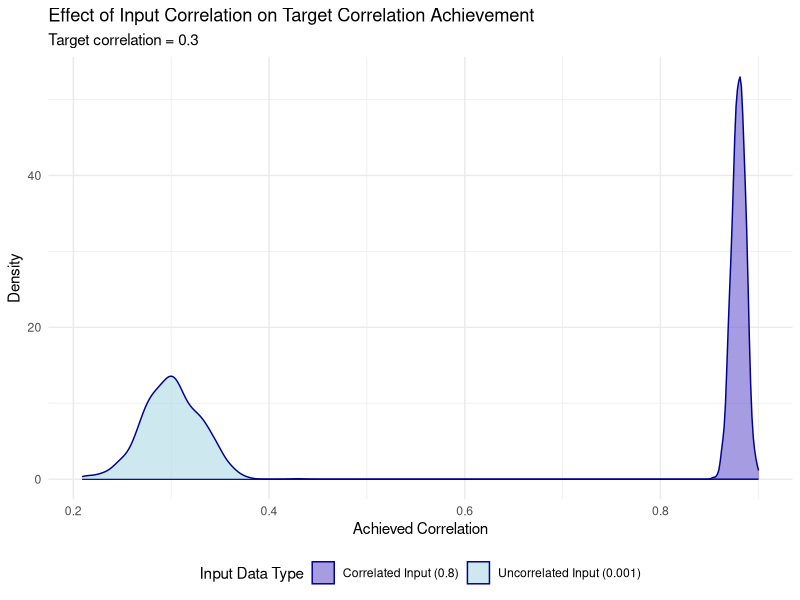

Here is the R script that generated this plot:
## ---- chunk 1
#| label: setup

# Load required packages
library(ggplot2)
library(dplyr)

# 1. Define your target correlation matrix
cor_mat <- matrix(c(1, 0.3, 
                   0.3, 1), nrow = 2, byrow = TRUE)

# 2. Apply Cholesky decomposition
chol_mat <- chol(cor_mat)

# 3. Generate uncorrelated random numbers
old_random <- matrix(rnorm(2000), ncol = 2)

# 4. Transform to create correlation
new_random <- old_random %*% chol_mat

# Verify the correlation
cor(new_random)
## ---- chunk 2
#| label: correlation-comparison

# What happens with already correlated input?
simulate_correlation <- function(input_correlation, target = 0.3) {
  results <- replicate(1000, {
    # Create input with specified correlation
    x <- rnorm(1000)
    y <- input_correlation * x + rnorm(1000, sd = sqrt(1 - input_correlation^2))
    
    # Apply our method
    old_random <- cbind(x, y)
    chol_mat <- chol(matrix(c(1, target, target, 1), ncol = 2))
    new_random <- old_random %*% chol_mat
    
    # Return resulting correlation
    cor(new_random)[1,2]
  })
  return(results)
}

# Compare results with different input correlations
correlated_results <- simulate_correlation(0.8, target = 0.3)
uncorrelated_results <- simulate_correlation(0.001, target = 0.3)

# Create data frame for ggplot2
plot_data <- data.frame(
  correlation = c(correlated_results, uncorrelated_results),
  input_type = factor(rep(c("Correlated Input (0.8)", "Uncorrelated Input (0.001)"), 
                         each = length(correlated_results)))
)

# Create density plot with ggplot2
ggplot(plot_data, aes(x = correlation, fill = input_type, color = input_type)) +
  geom_density(alpha = 0.6) +
  labs(title = "Effect of Input Correlation on Target Correlation Achievement",
       subtitle = "Target correlation = 0.3",
       x = "Achieved Correlation",
       y = "Density",
       fill = "Input Data Type",
       color = "Input Data Type") +
  theme_minimal() +
  theme(legend.position = "bottom") +
  scale_fill_manual(values = c("slateblue", "lightblue")) +
  scale_color_manual(values = c("darkblue", "darkblue"))
## ---- chunk 3
#| label: distribution-comparison

# Different distributions cause problems
set.seed(123)
x1 <- rchisq(1000, df = 3)  # Chi-squared (skewed)
y1 <- rnorm(1000)           # Normal (symmetric)
old_mixed <- cbind(x1, y1)

# Same distribution works better
x2 <- rchisq(1000, df = 3)
y2 <- rchisq(1000, df = 3)
old_same <- cbind(x2, y2)

# Apply the same transformation to both
chol_mat <- chol(matrix(c(1, 0.7, 0.7, 1), ncol = 2))
new_mixed <- old_mixed %*% chol_mat
new_same <- old_same %*% chol_mat

# Compare results
cat("Target correlation: 0.7\n")
cat("Mixed distributions result:", round(cor(new_mixed)[1,2], 3), "\n")
cat("Same distribution result:", round(cor(new_same)[1,2], 3))
## ---- chunk 4
#| label: property-changes

# Original positive-only distribution
x <- rchisq(1000, df = 3)  # Always positive
y <- rchisq(1000, df = 3)  # Always positive
old_random <- cbind(x, y)

# Apply negative correlation
chol_mat <- chol(matrix(c(1, -0.7, -0.7, 1), ncol = 2))
new_random <- old_random %*% chol_mat

# Check what happened
cat("Original data range:", round(range(old_random), 2), "\n")
cat("Transformed data range:", round(range(new_random), 2), "\n")
cat("Negative values in result:", sum(new_random < 0), "out of", length(new_random))
## ---- chunk 5
#| label: mvtnorm

# Load the package
library(mvtnorm)

# Define means and covariance matrix
means <- c(10, 20)  # Mean for each variable
sigma <- matrix(c(4, 2,   # Covariance matrix
                  2, 3), ncol = 2)

# See the implied correlation
cov2cor(sigma)

# Generate correlated normal data in one step
x <- rmvnorm(n = 1000, mean = means, sigma = sigma)

# Verify the result
round(cor(x), 3)
